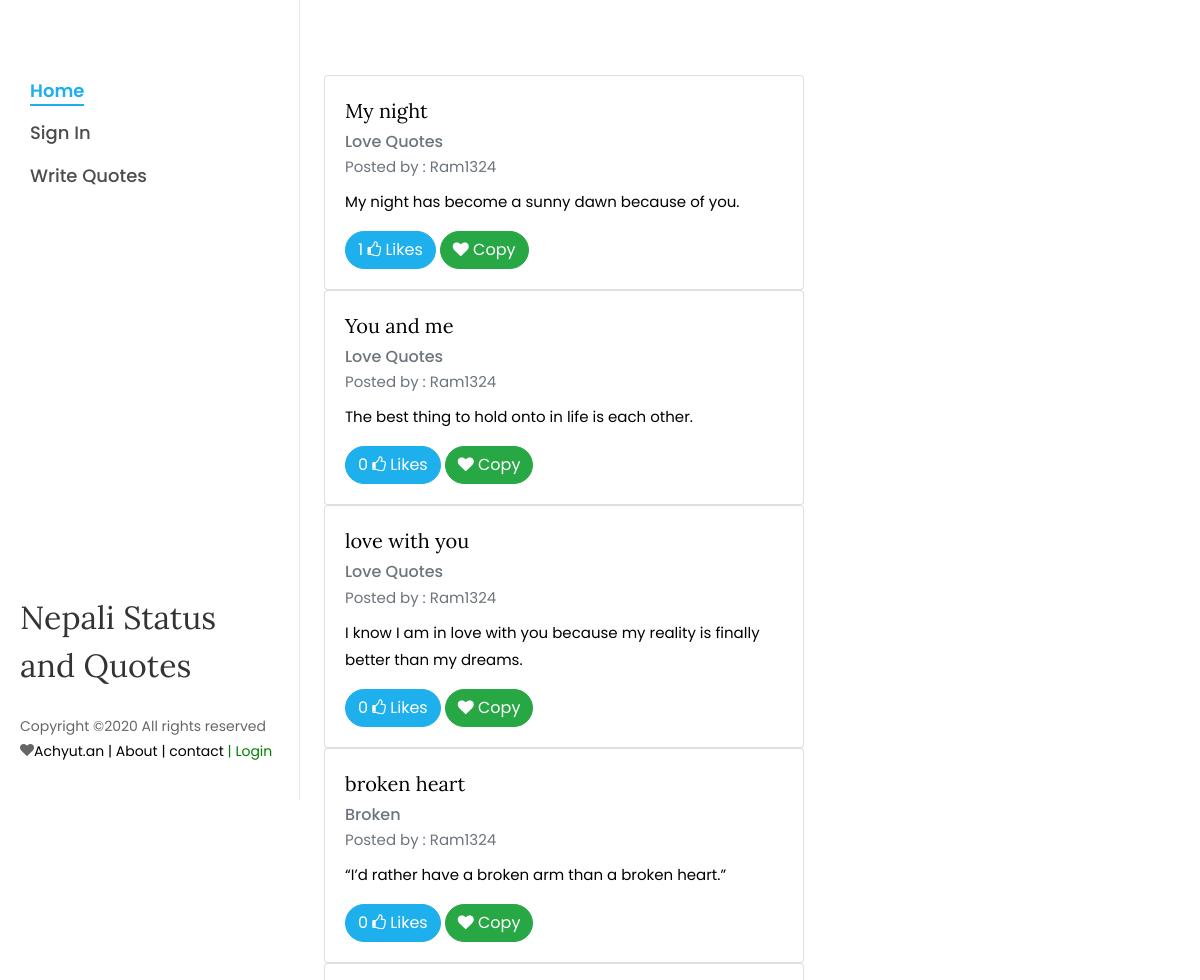
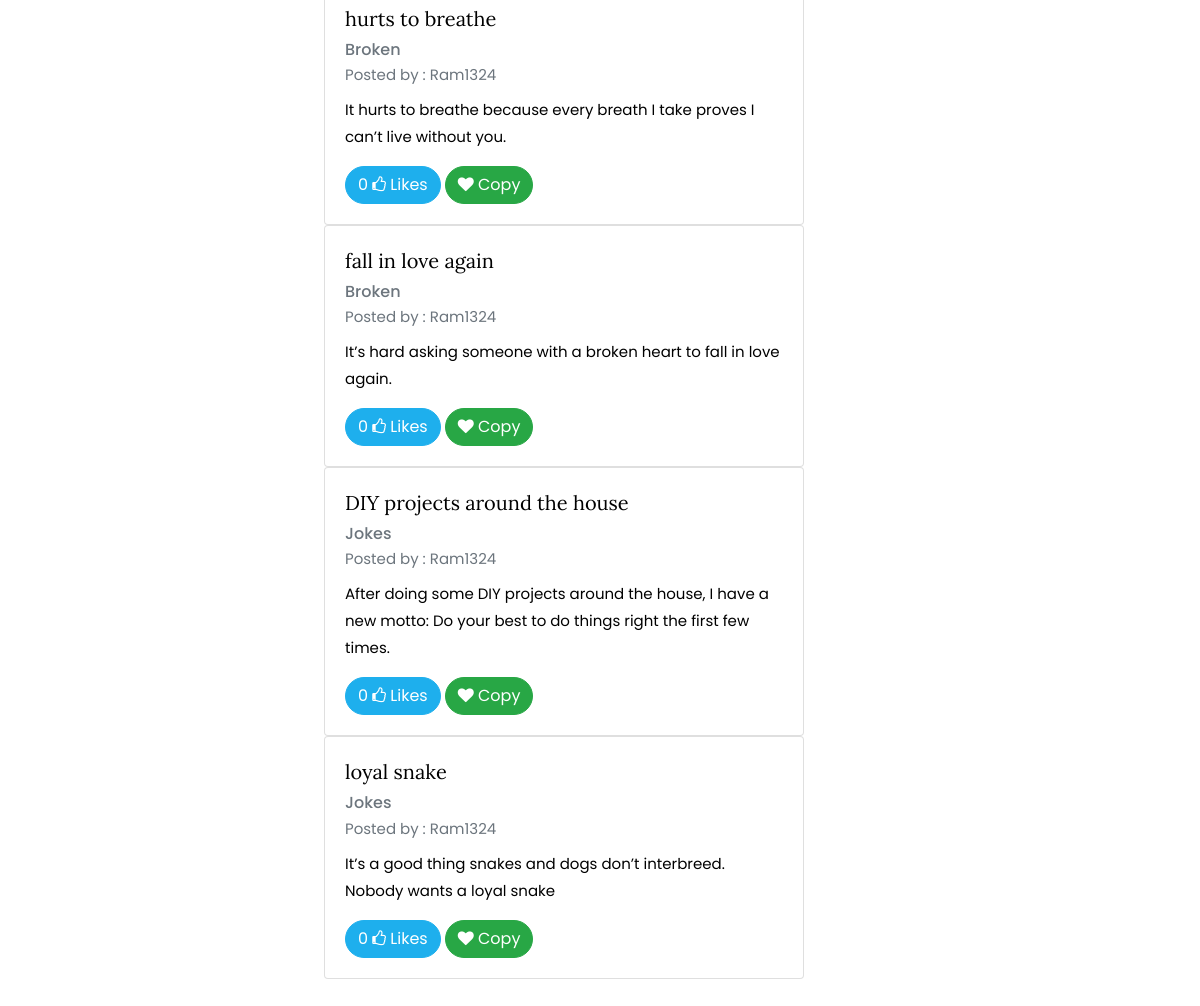
/profile/Ram1324, run on the app's committed database (2 pictures, top to bottom).
### quotes/models.py (models this page shows, shortened)
class Blog(models.Model):
    title = models.CharField(max_length=60)
    main_menu = models.ForeignKey(MainMenu, on_delete=models.CASCADE)
    slug = models.CharField(max_length=60, unique=True)
    status = models.BooleanField(default=0)
    date = models.DateTimeField(auto_now_add=True)
    author = models.ForeignKey(User, on_delete=models.CASCADE)
    description = models.TextField(max_length=400)
    thumbup = models.ManyToManyField(User,related_name='likes', blank=True)
    thumbdown = models.IntegerField(default=0)

class MainMenu(models.Model):
    created_at = models.DateField()
    posted_by = models.ForeignKey(User, on_delete=models.CASCADE)
    name = models.CharField(max_length=100, unique=True)
    title = models.CharField(max_length=255, unique=True)
    slug = models.CharField(max_length=100,unique=True)
    status = models.BooleanField(default=0)
    image = models.ImageField(blank=True, upload_to='news')
    description = RichTextField()
    page_visit = models.IntegerField(default=0)
    def __str__(self):
        return self.title

### quotes/views.py (the view)
# urls.py: path('profile/<username>', views.profile, name='profile'),
def profile(request,username):
    data = {
        'profiledata' : Blog.objects.filter(author__username = username)
    }
    return render(request,'pages/quotes/profile.html',data)

### quotes/general.py (called while the page is built)
def send_data(request):
    data ={
        'MenuData': MainMenu.objects.prefetch_related('blog_set').all(),
        'BlogData':Blog.objects.all(),
    }
    return data

### quotes/templates/pages/quotes/profile.html (shortened to what this page needs)
{% extends 'master/minmaster.html' %}
{% block content %}
{% load static %}
<section class="ftco-section contact-section px-md-4">
    <div class="container">
        <div class="row block-9">
               {% for blog in profiledata %}
             <div class="card" style="width: 30rem;">
            <div class="card-body" style="width: 30rem;">
                <h5 style="color:black; weight:strong;" class="card-title">
                    {{blog.title}}</h5>
                <h6 class="card-subtitle mb-2 text-muted">{{blog.main_menu}}</h6>
                <p class="card-subtitle mb-2 text-muted">Posted by : {{blog.author}}</p>
                <p style="color:black;" class="card-text" id="{{blog.title}}">{{blog.description}}</p>
                    {% if user not in blog.thumbup.all %}
                    <button class="btn btn-primary">{{ blog.thumbup.all.count }} <i class="fa fa-thumbs-o-up"></i> Likes</button>
                    {% else %}
                    <button class="btn btn-primary">{{ blog.thumbup.all.count }} <i class="fa fa-thumbs-o-up"></i>Liked</button>
                    {% endif %}
                    <button onclick="copyElementText('{{blog.title}}')" class="btn btn-success"><i class="fa fa-heart"></i> Copy</button>
            </div>
             </div>
                {% endfor %}
            </div>
        </div>
    </div>
{% endblock %}

### data on the page
Blog: title "My night", main_menu "Love Quotes", author "Ram1324", description "My night has become a sunny dawn because of you.", thumbup.all.count "1"
Blog: title "You and me", main_menu "Love Quotes", author "Ram1324", description "The best thing to hold onto in life is each other.", thumbup.all.count "0"
Blog: title "love with you", main_menu "Love Quotes", author "Ram1324", description "I know I am in love with you because my reality is finally better than my dreams.", thumbup.all.count "0"
Blog: title "broken heart", main_menu "Broken", author "Ram1324", description "“I’d rather have a broken arm than a broken heart.”", thumbup.all.count "0"
Blog: title "hurts to breathe", main_menu "Broken", author "Ram1324", description "It hurts to breathe because every breath I take proves I can’t live without you.", thumbup.all.count "0"
Blog: title "fall in love again", main_menu "Broken", author "Ram1324", description "It’s hard asking someone with a broken heart to fall in love again.", thumbup.all.count "0"
Blog: title "DIY projects around the house", main_menu "Jokes", author "Ram1324", description "After doing some DIY projects around the house, I have a new motto: Do your best to do things right the first few times.", thumbup.all.count "0"
Blog: title "loyal snake", main_menu "Jokes", author "Ram1324", description "It’s a good thing snakes and dogs don’t interbreed. Nobody wants a loyal snake", thumbup.all.count "0"
